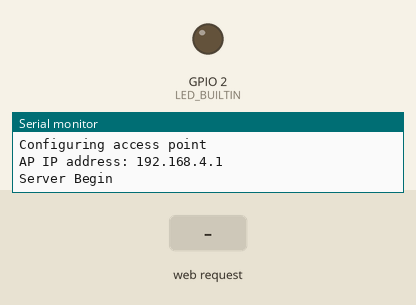
Recording of a program running on a simulated ESP32. Shown: output pins drawn as LEDs (lit = HIGH), the last lines printed to the serial monitor. The inputs (shaded band) are chosen by the test bench.

Above: at 1.2 s.
1.3 s: HTTP request GET /H received
At 1.6 s:
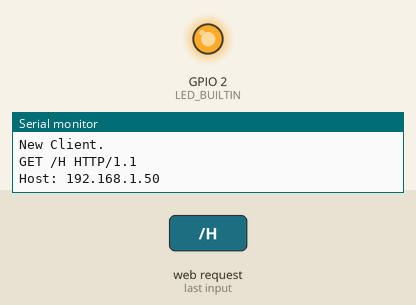
2.8 s: HTTP request GET /L received
At 4.0 s:
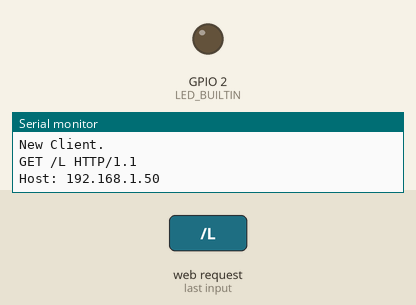
Timing chart, 0 to 5.8 s (numbered marks = the images above; inputs shaded):
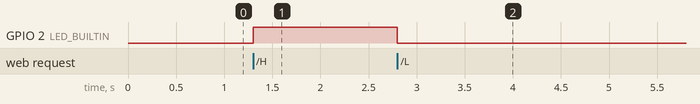

The program:

main.cpp
```cpp
#include <WiFi.h>
#include <WiFiClient.h>
#include <WiFiAP.h>
#include <Arduino.h>

const char *ssid = "yourAP";
const char *password = "yourPass";


WiFiServer server(80);

void setup(){
  pinMode(LED_BUILTIN, OUTPUT);

  Serial.begin(115200);
  Serial.println();
  Serial.println("Configuring access point");

  WiFi.softAP(ssid, password);
  IPAddress myIP = WiFi.softAPIP();

  Serial.print("AP IP address: ");
  Serial.println(myIP);
  server.begin();

  Serial.println("Server Begin");
}

void loop(){
  WiFiClient client = server.available();   //listen for incoming clients

  if (client){
    Serial.println("New Client.");
    String currentLine = "";
    while (client.connected()){
      if (client.available()){
        char c = client.read();
        Serial.write(c);

        if (c == '\n'){

          if (currentLine.length() == 0){
            client.println("HTTP/1.1 200 OK");
            client.println("Content-type:text/html");
            client.println();

            client.print("Click <a href=\"/H\">here</a> to turn ON the LED.<br>");
            client.print("Click <a href=\"/L\">here</a> to turn OFF the LED.<br>");

            client.println();
            break;
          }else{
            currentLine = "";
          }
        }else if (c != '\r'){
          currentLine += c;
        }
        if (currentLine.endsWith("GET /H")){
          digitalWrite(BUILTIN_LED, HIGH);
        }else if (currentLine.endsWith("GET /L")){
          digitalWrite(BUILTIN_LED, LOW);
        }
      }
    }
  }
}
```

Measured:
- after the input at 1.3 s, GPIO 2 (LED_BUILTIN): LOW → HIGH at once
- after the input at 2.8 s, GPIO 2 (LED_BUILTIN): HIGH → LOW at once
